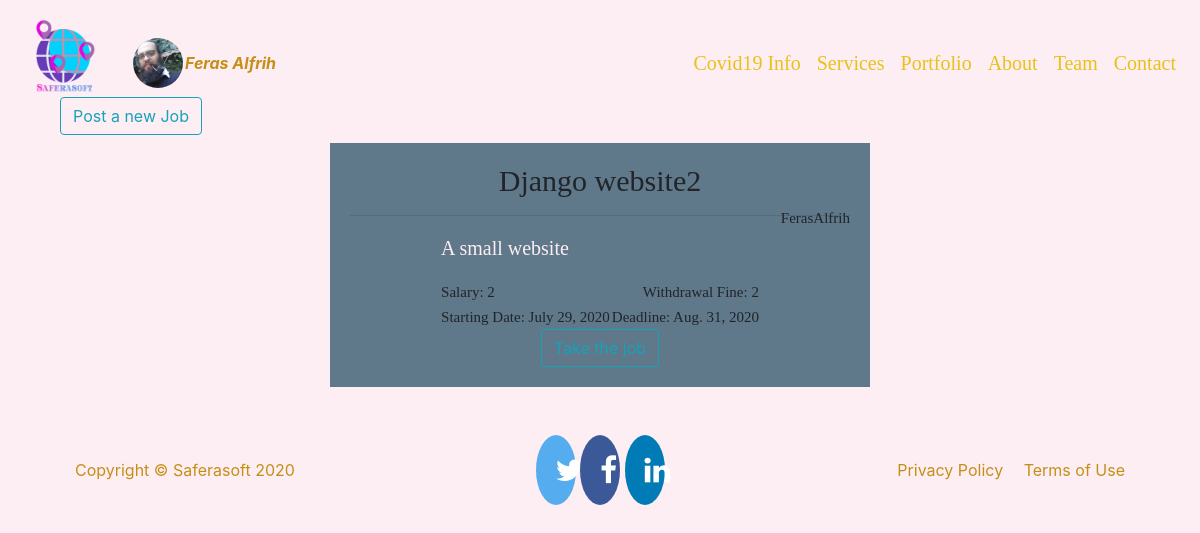
/user/jobs/ (signed in), run on an earlier commit of the app's database.
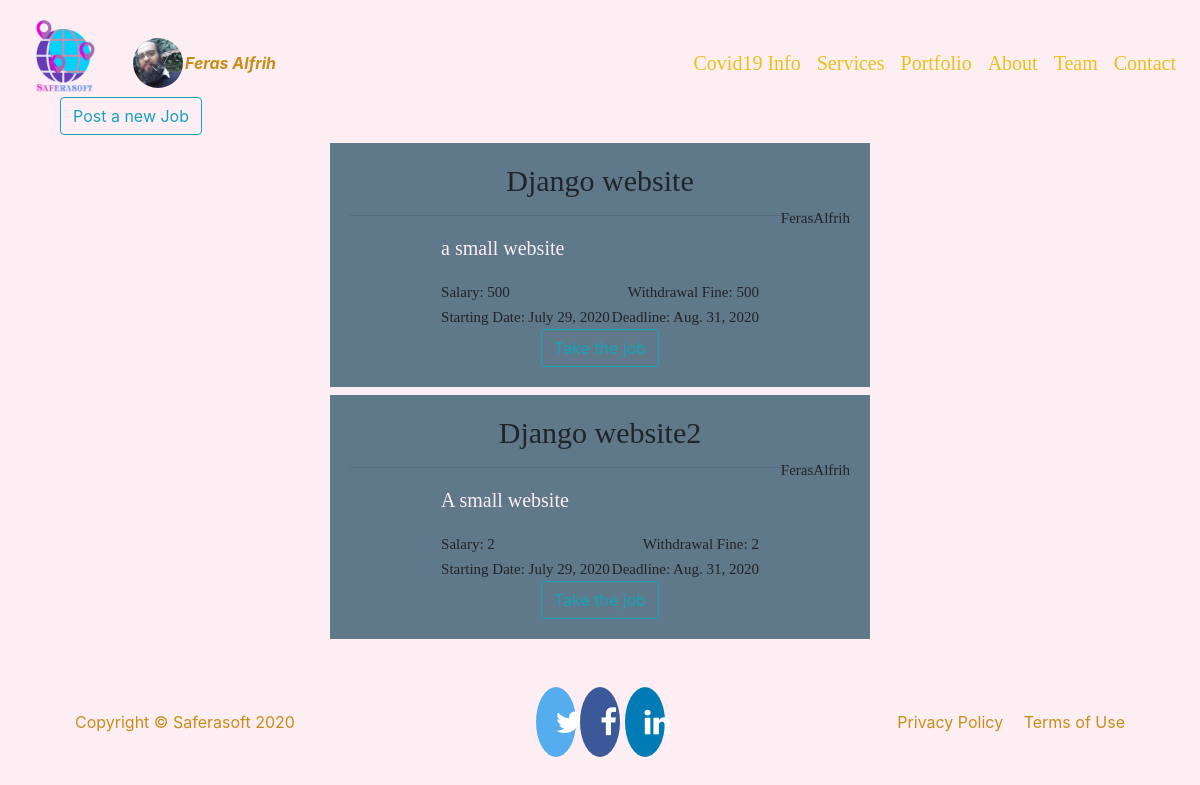
And on a later commit of the database.
### users/models.py (models this page shows, shortened)
class Job(models.Model):
    user = models.ForeignKey(User, on_delete=models.CASCADE)
    job = models.CharField(max_length=999)
    details = models.TextField(max_length=999)
    startDate = models.DateField()
    deadline = models.DateField()
    salary = models.IntegerField()
    withdrawal = models.IntegerField()
    is_available = models.BooleanField(default=True)

### users/views.py (the view, shortened to what this page needs)
# urls.py: path('jobs/', UsersV.jobs, name='jobs'),
    @login_required
    def jobs(request):
        job= Job.objects.filter(is_available=True)
        context={
            'jobs':job,
        }
        return render(request, 'users/Jobs.html', context)

### templates/users/Jobs.html (shortened to what this page needs)
{% extends "base.html" %}
{% load crispy_forms_tags %}
{% load static %}
{% block content %}
  {% if user.is_staff %}
    <div class="content-section">
      {% if user.is_superuser %}
        <a href="{% url 'newjob' %}"><button class="btn btn-outline-info">Post a new Job</button></a>
      {% endif %}
      <center>
      {% for job in jobs %}
        <div class="job content-section bg-steel mt-2" >
          <tr>
            <h4>{{job.job}} </h4>
            <small class="float-right">{{job.user.username}} </small>
          </tr>
          <hr>
          <tr>
            <table>
              <tr>
                <td>
                  <p>{{job.details}} </p>
                </td>
              </tr>
              <tr>
                <td>
                  <small class="float-left">Salary: {{job.salary}} </small>
                </td>
                <td>
                  <small class="float-right">Withdrawal Fine: {{job.withdrawal}} </small>
                </td>
              </tr>
              <tr>
                <td>
                  <small class="float-left">Starting Date: {{job.startDate}} </small>
                </td>
                <td>
                  <small class="float-right">Deadline: {{job.deadline}} </small>
                </td>
              </tr>
            </table>
          </tr>
          <form method="POST">
            <button class="btn btn-outline-info">Take the job</button>
          </form>
        </div>
      {% endfor %}
      </center>
    </div>
  {% else %}
    <center>
      <img src="{% static 'img/staffOnly.png' %}">
    </center>
  {% endif %}
{% endblock content %}

What changed in the data, as far as the page shows it:
now on this page (row edited): Job: job "Django website", user.username "FerasAlfrih", details "a small website", salary "500", withdrawal "500", startDate "July 29, 2020", deadline "Aug. 31, 2020"
